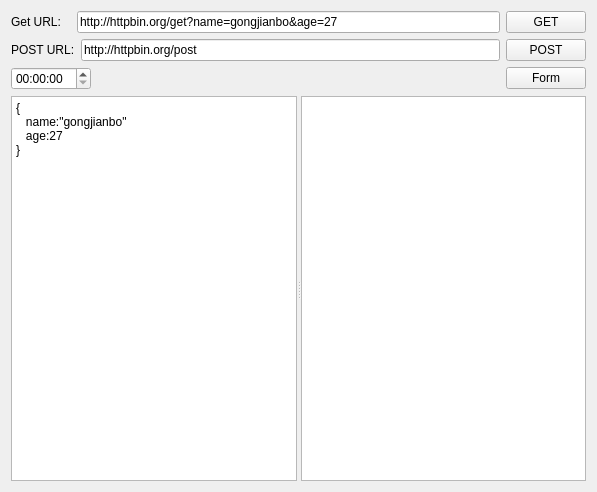
<?xml version="1.0" encoding="UTF-8"?>
<ui version="4.0">
 <class>Widget</class>
 <widget class="QWidget" name="Widget">
  <property name="geometry">
   <rect>
    <x>0</x>
    <y>0</y>
    <width>597</width>
    <height>492</height>
   </rect>
  </property>
  <property name="windowTitle">
   <string>Widget</string>
  </property>
  <layout class="QVBoxLayout" name="verticalLayout">
   <item>
    <layout class="QHBoxLayout" name="horizontalLayout_3">
     <item>
      <widget class="QLabel" name="label">
       <property name="minimumSize">
        <size>
         <width>60</width>
         <height>0</height>
        </size>
       </property>
       <property name="text">
        <string>Get URL:</string>
       </property>
      </widget>
     </item>
     <item>
      <widget class="QLineEdit" name="editGetUrl">
       <property name="text">
        <string>http://httpbin.org/get?name=gongjianbo&amp;age=27</string>
       </property>
      </widget>
     </item>
     <item>
      <widget class="QPushButton" name="btnGet">
       <property name="text">
        <string>GET</string>
       </property>
      </widget>
     </item>
    </layout>
   </item>
   <item>
    <layout class="QHBoxLayout" name="horizontalLayout_2">
     <item>
      <widget class="QLabel" name="label_2">
       <property name="minimumSize">
        <size>
         <width>60</width>
         <height>0</height>
        </size>
       </property>
       <property name="text">
        <string>POST URL:</string>
       </property>
      </widget>
     </item>
     <item>
      <widget class="QLineEdit" name="editPostUrl">
       <property name="text">
        <string>http://httpbin.org/post</string>
       </property>
      </widget>
     </item>
     <item>
      <widget class="QPushButton" name="btnPost">
       <property name="text">
        <string>POST</string>
       </property>
      </widget>
     </item>
    </layout>
   </item>
   <item>
    <layout class="QHBoxLayout" name="horizontalLayout">
     <item>
      <widget class="QTimeEdit" name="editTime">
       <property name="minimumSize">
        <size>
         <width>80</width>
         <height>0</height>
        </size>
       </property>
       <property name="displayFormat">
        <string>HH:mm:ss</string>
       </property>
      </widget>
     </item>
     <item>
      <spacer name="horizontalSpacer">
       <property name="orientation">
        <enum>Qt::Horizontal</enum>
       </property>
       <property name="sizeHint" stdset="0">
        <size>
         <width>40</width>
         <height>20</height>
        </size>
       </property>
      </spacer>
     </item>
     <item>
      <widget class="QPushButton" name="btnForm">
       <property name="text">
        <string>Form</string>
       </property>
      </widget>
     </item>
    </layout>
   </item>
   <item>
    <widget class="QSplitter" name="splitter">
     <property name="orientation">
      <enum>Qt::Horizontal</enum>
     </property>
     <widget class="QTextEdit" name="editPostData">
      <property name="html">
       <string>&lt;!DOCTYPE HTML PUBLIC &quot;-//W3C//DTD HTML 4.0//EN&quot; &quot;http://www.w3.org/TR/REC-html40/strict.dtd&quot;&gt;
&lt;html&gt;&lt;head&gt;&lt;meta name=&quot;qrichtext&quot; content=&quot;1&quot; /&gt;&lt;style type=&quot;text/css&quot;&gt;
p, li { white-space: pre-wrap; }
&lt;/style&gt;&lt;/head&gt;&lt;body style=&quot; font-family:'SimSun'; font-size:9pt; font-weight:400; font-style:normal;&quot;&gt;
&lt;p style=&quot; margin-top:0px; margin-bottom:0px; margin-left:0px; margin-right:0px; -qt-block-indent:0; text-indent:0px;&quot;&gt;{&lt;/p&gt;
&lt;p style=&quot; margin-top:0px; margin-bottom:0px; margin-left:0px; margin-right:0px; -qt-block-indent:0; text-indent:0px;&quot;&gt;   name:&amp;quot;gongjianbo&amp;quot;&lt;/p&gt;
&lt;p style=&quot; margin-top:0px; margin-bottom:0px; margin-left:0px; margin-right:0px; -qt-block-indent:0; text-indent:0px;&quot;&gt;   age:27&lt;/p&gt;
&lt;p style=&quot; margin-top:0px; margin-bottom:0px; margin-left:0px; margin-right:0px; -qt-block-indent:0; text-indent:0px;&quot;&gt;}&lt;/p&gt;&lt;/body&gt;&lt;/html&gt;</string>
      </property>
     </widget>
     <widget class="QTextEdit" name="editRecv"/>
    </widget>
   </item>
  </layout>
 </widget>
 <layoutdefault spacing="6" margin="11"/>
 <resources/>
 <connections/>
</ui>
